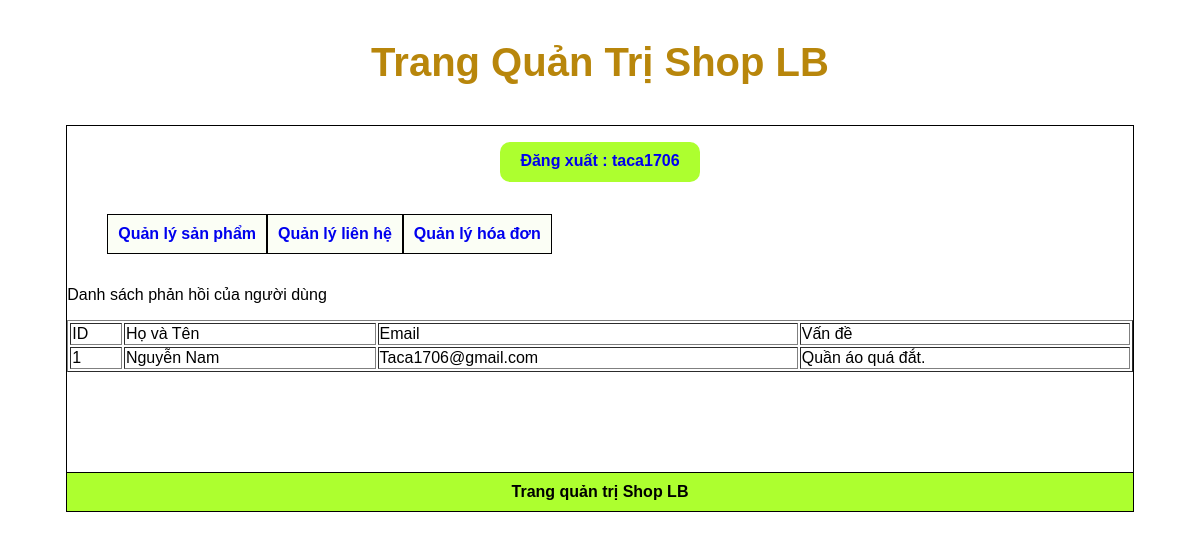
The app's page /admincp/index.php?action=quanlylienhe&query=xemchitiet (signed in) with its own data.
### tables this page shows
CREATE TABLE `tbl_lienhe` (
  `id_lienhe` int(11) NOT NULL,
  `hovaten` varchar(50) NOT NULL,
  `email` varchar(50) NOT NULL,
  `vande` text NOT NULL
);

### admincp/modules/quanlylienhe/xemchitiet.php (the view)
<?php
$sql_lietke_lh = "SELECT * FROM tbl_lienhe ORDER BY id_lienhe DESC";
$result_lietke_lh = mysqli_query($connect, $sql_lietke_lh);
?>
<p>Danh sách phản hồi của người dùng</p>
<table style="width: 100%;" border="1" style="border-collapse:collapse;">
    <tr>
        <td>ID</td>
        <td>Họ và Tên</td>
        <td>Email</td>
        <td>Vấn đề</td>
    </tr>
    <?php
    $i = 0;
    while ($row = mysqli_fetch_array($result_lietke_lh)) {
        $i++;
    ?>
        <tr>
            <td><?= $i ?></td>
            <td><?= $row['hovaten'] ?></td>
            <td><?= $row['email'] ?></td>
            <td><?= $row['vande'] ?></td>
        </tr>
    <?php
    }
    ?>
</table>

### admincp/modules/menu.php (style rules this page uses)
* { font-family: 'Poppins', sans-serif; text-decoration: none; }

### records on screen
tbl_lienhe: hovaten "Nguyễn Nam", email "Taca1706@gmail.com", vande "Quần áo quá đắt."

### other values on screen
$_SESSION['dangky'] "taca1706"
